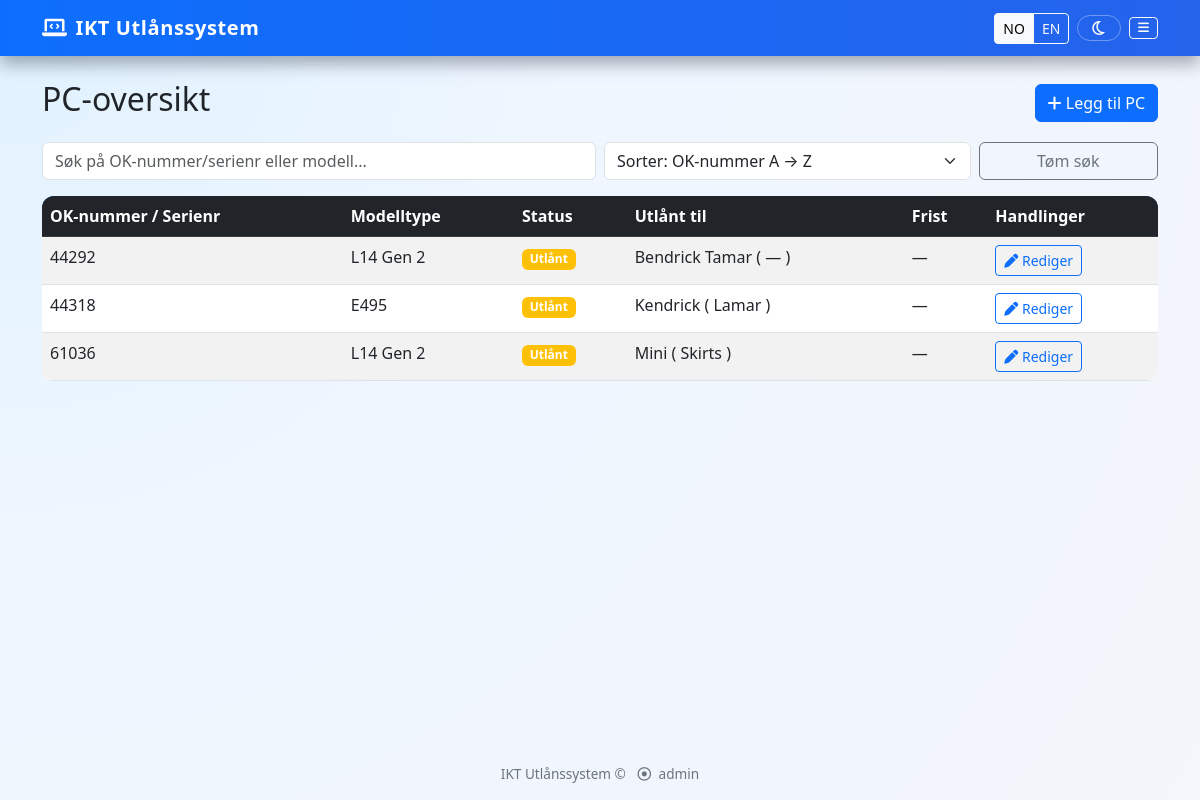
/pcs (signed in), run on the app's committed database.
### app.py (models this page shows, shortened)
class PC(db.Model):
    __tablename__ = "pc"  # stabilt tabellnavn
    id = db.Column(db.Integer, primary_key=True)
    ok_number = db.Column(db.String(50), unique=True, nullable=False)
    model_type = db.Column(db.String(100), nullable=False)
    notes = db.Column(db.String(200))
    def active_loan(self):
        return Loan.query.filter_by(pc_id=self.id, is_returned=False).first()

class Loan(db.Model):
    __tablename__ = "loan"
    id = db.Column(db.Integer, primary_key=True)
    borrower_name = db.Column(db.String(100), nullable=False)
    borrower_phone = db.Column(db.String(30))
    class_info = db.Column(db.String(50))
    item = db.Column(db.String(100), nullable=False)
    reason = db.Column(db.String(200))
    checkout_date = db.Column(db.DateTime, default=datetime.utcnow)
    value = db.Column(db.String(100))
    due_date = db.Column(db.DateTime, nullable=True)
    return_date = db.Column(db.DateTime, nullable=True)
    user_id = db.Column(db.Integer, db.ForeignKey('user.id'), nullable=False)
    is_returned = db.Column(db.Boolean, default=False)
    pc_id = db.Column(db.Integer, db.ForeignKey('pc.id'), nullable=True)
    pc = db.relationship('PC', backref='loans')

### app.py (the view)
@app.route('/pcs')
@login_required
def pc_inventory():
    pcs = PC.query.order_by(PC.ok_number.asc()).all()
    return render_template('pc_inventory.html', pcs=pcs)

### app.py (called while the page is built)
def translate(text: str) -> str:
    lang = session.get("lang", "no")
    if lang == "en":
        return translations.get("en", {}).get(text, text)
    return text

def translate_class(text: str) -> str:
    if not text:
        return text
    lang = session.get("lang", "no")
    if lang == "en":
        return class_translations_en.get(text, text)
    return text

def login_required(f):
    @wraps(f)
    def wrap(*args, **kwargs):
        if 'user_id' not in session:
            flash('Du må logge inn først.', 'danger')
            return redirect(url_for('login'))
        return f(*args, **kwargs)
    return wrap

@app.context_processor
def inject_admin_flag():
    return {
        "is_admin": session.get("is_admin", False),
        "t": translate,
        "item_t": translate_item,
        "class_t": translate_class,  # 👈 use this in templates for loan.class_info
        "current_lang": session.get("lang", "no"),
    }

### templates/pc_inventory.html (shortened to what this page needs)
{% extends "base.html" %}
{% block content %}
<div class="d-flex justify-content-between align-items-center mb-3">
    <h2>{{ t('PC-oversikt') }}</h2>
    {% if is_admin %}
    <a href="{{ url_for('add_pc') }}" class="btn btn-primary">
        <i class="fas fa-plus"></i> {{ t('Legg til PC') }}
    </a>
    {% endif %}
</div>
<div class="row g-2 mb-3">
    <div class="col-md-6">
        <input id="pcSearch" type="text" class="form-control"
            placeholder="{{ t('Søk på OK-nummer/serienr eller modell...') }}">
    </div>
    <div class="col-md-4">
        <select id="pcSort" class="form-select">
            <option value="ok_asc">{{ t('Sorter: OK-nummer A → Z') }}</option>
        </select>
    </div>
    <div class="col-md-2 d-grid">
        <button id="clearSearch" class="btn btn-outline-secondary">
            {{ t('Tøm søk') }}
        </button>
    </div>
</div>
{% if pcs and pcs|length > 0 %}
<div class="table-responsive">
    <table class="table table-striped table-hover" id="pcTable">
        <thead class="table-dark">
            <tr>
                <th>{{ t('OK-nummer / Serienr') }}</th>
                <th>{{ t('Modelltype') }}</th>
                <th>{{ t('Status') }}</th>
                <th>{{ t('Utlånt til') }}</th>
                <th>{{ t('Frist') }}</th>
                {% if is_admin %}
                <th>{{ t('Handlinger') }}</th>
                {% endif %}
            </tr>
        </thead>
        <tbody>
            {% for pc in pcs %}
            {% set active = pc.active_loan() %}
            <tr class="pc-row" data-ok="{{ pc.ok_number|lower }}" data-model="{{ pc.model_type|lower }}"
                data-status="{% if active %}loaned{% else %}free{% endif %}"
                data-oknum="{% set digits = pc.ok_number|replace('OK','')|replace('ok','')|replace(' ','') %}{{ digits }}">
                <td>{{ pc.ok_number }}</td>
                <td>{{ pc.model_type }}</td>
                <td>
                    {% if active %}
                    <span class="badge bg-warning">{{ t('Utlånt') }}</span>
                    {% else %}
                    <span class="badge bg-success">{{ t('Ledig') }}</span>
                    {% endif %}
                </td>
                <td>
                    {% if active %}
                    {{ active.borrower_name }}
                    (
                    {% if active.class_info %}
                    {{ class_t(active.class_info) }}
                    {% else %}
                    —
                    {% endif %}
                    )
                    {% else %}
                    —
                    {% endif %}
                </td>
                <td>
                    {% if active and active.due_date %}
                    {{ active.due_date.strftime('%Y-%m-%d') }}
                    {% else %}
                    —
                    {% endif %}
                </td>
                {% if is_admin %}
                <td class="text-nowrap">
                    <a class="btn btn-sm btn-outline-primary" href="{{ url_for('edit_pc', pc_id=pc.id) }}">
                        <i class="fas fa-pen"></i> {{ t('Rediger') }}
                    </a>
                </td>
                {% endif %}
            </tr>
            {% endfor %}
        </tbody>
    </table>
</div>
{% else %}
<div class="alert alert-info">{{ t('Ingen PC-er registrert ennå.') }}</div>
{% endif %}
{% endblock %}

### templates/base.html (style rules this page uses)
:root { --bg-body: #f3f6fb; --bg-card: #ffffff; --bg-navbar: #0d6efd; --text-main: #212529; --text-muted: #6c757d; --border-soft: #e1e4eb; --shadow-soft: 0 0.25rem 0.75rem rgba(15, 23, 42, 0.12); --table-stripe: #f9fbff; }
body { padding-top: 56px; min-height: 100vh; display: flex; flex-direction: column; background: radial-gradient(circle at top left, #e0f2fe, #eff6ff 40%, var(--bg-body) 100%); color: var(--text-main); transition: background 0.35s ease, color 0.35s ease; }
.table-responsive { overflow-x: auto; }
table.table { border-radius: 0.75rem; overflow: hidden; background-color: var(--bg-card); }
table.table thead { background: linear-gradient(90deg, #0d6efd, #2563eb); color: #fff; }
table.table tbody tr:nth-child(odd) { background-color: var(--table-stripe); }

### data on the page
PC: ok_number "44292", model_type "L14 Gen 2", t "Utlånt", t "Rediger"
Loan: borrower_name "Bendrick Tamar"
PC: ok_number "44318", model_type "E495", t "Utlånt", t "Rediger"
Loan: borrower_name "Kendrick", class_info "Lamar"
PC: ok_number "61036", model_type "L14 Gen 2", t "Utlånt", t "Rediger"
Loan: borrower_name "Mini", class_info "Skirts"

### other printed values
{{ t('IKT Utlånssystem') }} "IKT Utlånssystem"
{{ t('PC-oversikt') }} "PC-oversikt"
{{ t('Legg til PC') }} "Legg til PC"
{{ t('Tøm søk') }} "Tøm søk"
{{ t('OK-nummer / Serienr') }} "OK-nummer / Serienr"
{{ t('Modelltype') }} "Modelltype"
{{ t('Status') }} "Status"
{{ t('Utlånt til') }} "Utlånt til"
{{ t('Frist') }} "Frist"
{{ t('Handlinger') }} "Handlinger"
{{ session.username or "" }} "admin"
form field value "Sorter: OK-nummer A → Z"
